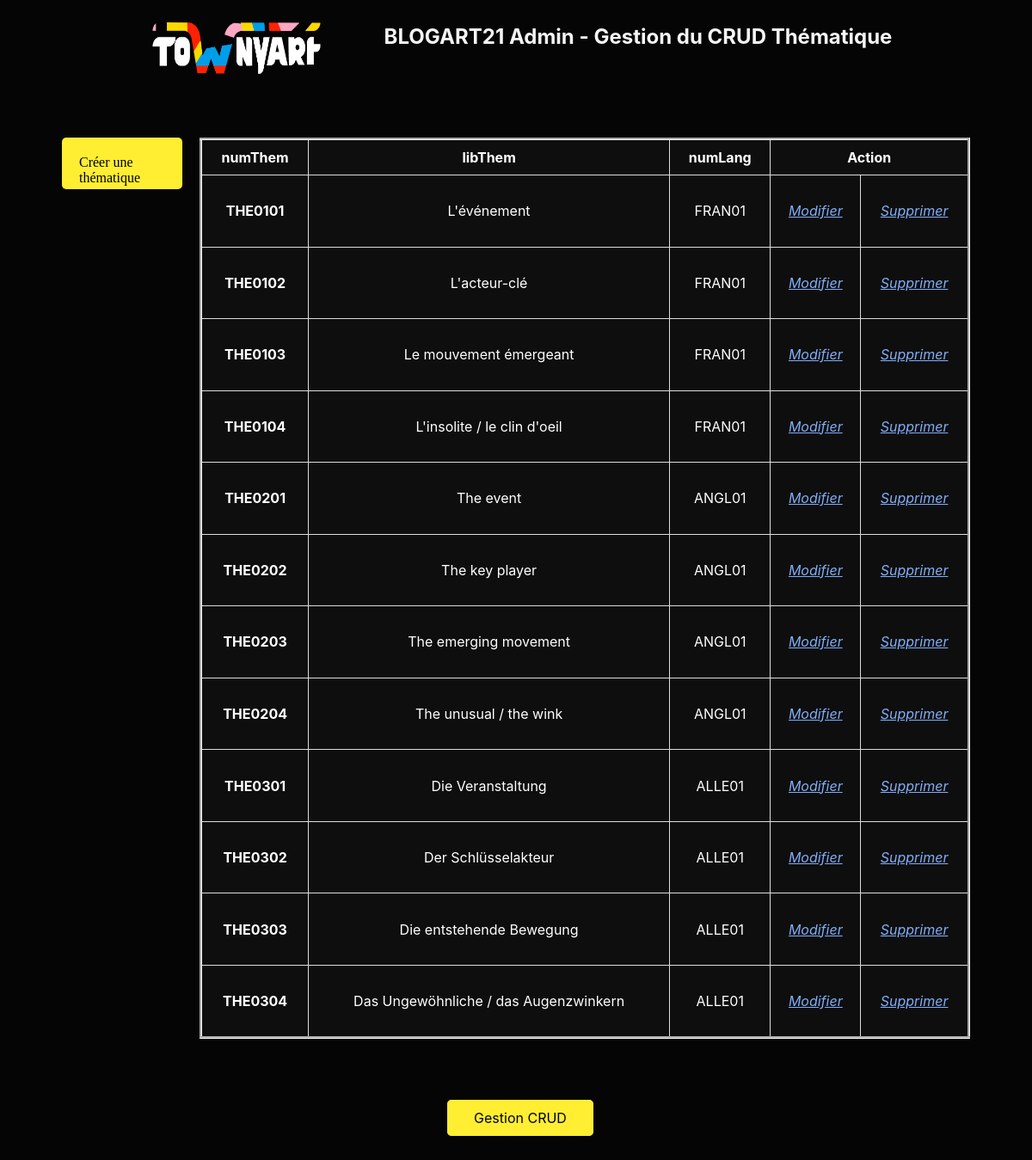
The page /BACK/thematique/thematique.php on the database its author committed.
### tables this page shows
CREATE TABLE `thematique` (
  `numThem` char(8) NOT NULL,
  `libThem` char(60) DEFAULT NULL,
  `numLang` char(8) NOT NULL
);

### CLASS_CRUD/thematique.class.php (called while the page is built, shortened)
<?php
require_once __DIR__ . '../../CONNECT/database.php';
class THEMATIQUE
{
	function get_AllThematiques()
	{
		global $db;
		$queryText = 'SELECT * FROM thematique';
		$query = $db->query($queryText);
		$result = $query->fetchAll();
		return ($result);
	}
}

### back/thematique/thematique.php (the view, shortened to what this page needs)
<?php
require_once __DIR__ . '/../../CLASS_CRUD/thematique.class.php';
$thematique = new THEMATIQUE;
?>
<!DOCTYPE html>
<html lang="fr">
<head>
    <link href="../css/style.css" rel="stylesheet" type="text/css" />
    <link rel="stylesheet" href="../css/back-office.css" />
    <link rel="stylesheet" href="../css/footer-back.css" />
</head>
<body class="twa-back">
    <div class="title">
        <img class="logo" src="../../front/assets/image/Townyart.png" alt="logo-townyart">
        <h1>BLOGART21 Admin - Gestion du CRUD Thématique</h1>
    </div>
    <div class="container-center">
        <a class="button-create input-button" href="./createThematique.php">Créer une thématique</a></h2>
        <table class="twa-table" border="3">
            <thead>
                <tr>
                    <th>numThem</th>
                    <th>libThem</th>
                    <th colspan="1">numLang</th>
                    <th colspan="2">Action</th>
                </tr>
            </thead>
            <tbody>
                <?php
                $allThematiques = $thematique->get_AllThematiques();
                foreach ($allThematiques as $row) {
                ?>
                    <tr>
                        <td>
                            <h4> <?php echo $row["numThem"]; ?> </h4>
                        </td>
                        <td> <?php echo $row["libThem"]; ?> </td>
                        <td> <?php echo $row["numLang"]; ?> </td>
                        <td><a href="./updateThematique.php?id=<?= $row["numThem"]; ?>"><i>Modifier</i></a>
                            <br />
                        </td>
                        <td><a href="./deleteThematique.php?id=<?= $row["numThem"]; ?>"><i>Supprimer</i></a>
                            <br />
                        </td>
                    </tr>
                <?php
                }
                ?>
            </tbody>
        </table>
    </div>
    <div class="align-footer">
    </div>
</body>
</html>

### back/css/style.css (style rules this page uses)
body { background-color: lightgrey; color: steelblue; }
td, tr { padding: .5rem; }
@media screen and (min-width: 681px) and (max-width: 1279px) { body { background-color: blue; } }

### back/css/back-office.css (style rules this page uses)
.twa-back { background-color: #050505; }
h1 { text-align: center; margin-left: 4rem; color: whitesmoke; font-family: 'Manrope', -apple-system, BlinkMacSystemFont, 'Segoe UI', Roboto, Oxygen, Ubuntu, Cantarell, 'Open Sans', 'Helvetica Neue', sans-serif; font-size: 24px; font-weight: bold; margin-top: 20px; }
a { color:#81AEF7; }
.logo { width: 200px; height: 76px; padding: 10px; }
.title { display: flex; flex-direction: row; justify-content: center; height: 120px; }
.container-center { border-collapse: collapse; display: flex; max-width: 1280px; padding: 2rem 4rem; }
.twa-table { width: 85%; background-color: #0E0E0E; border-collapse: collapse; border-color: white; text-align: center; color: white; font-family: 'Manrope', -apple-system, BlinkMacSystemFont, 'Segoe UI', Roboto, Oxygen, Ubuntu, Cantarell, 'Open Sans', 'Helvetica Neue', sans-serif }
.twa-table tr, .twa-table th, .twa-table td { padding: 10px; border: 1px solid #ddd; max-width: 25rem; overflow-x: auto; height: 0rem; }
.input-button { cursor:pointer; padding:5px 20px; background-color:#FFEE32; border:line 2px #FFEE32; border-radius:5px; transition: 0.3s; text-decoration: none; color: black; }
.button-create { display: flex; flex-direction: row; justify-content: right; padding: 20px; max-width: 100px; max-height: 20px; margin-right: 20px; }

### back/css/footer-back.css (style rules this page uses)
.align-footer { display: flex; flex-direction: row; justify-content: center; padding: 50px 110px; }

### rows shown on the page
thematique: numThem "THE0101", libThem "L'événement", numLang "FRAN01"
thematique: numThem "THE0102", libThem "L'acteur-clé", numLang "FRAN01"
thematique: numThem "THE0103", libThem "Le mouvement émergeant", numLang "FRAN01"
thematique: numThem "THE0104", libThem "L'insolite / le clin d'oeil", numLang "FRAN01"
thematique: numThem "THE0201", libThem "The event", numLang "ANGL01"
thematique: numThem "THE0202", libThem "The key player", numLang "ANGL01"
thematique: numThem "THE0203", libThem "The emerging movement", numLang "ANGL01"
thematique: numThem "THE0204", libThem "The unusual / the wink", numLang "ANGL01"
thematique: numThem "THE0301", libThem "Die Veranstaltung", numLang "ALLE01"
thematique: numThem "THE0302", libThem "Der Schlüsselakteur", numLang "ALLE01"
thematique: numThem "THE0303", libThem "Die entstehende Bewegung", numLang "ALLE01"
thematique: numThem "THE0304", libThem "Das Ungewöhnliche / das Augenzwinkern", numLang "ALLE01"
